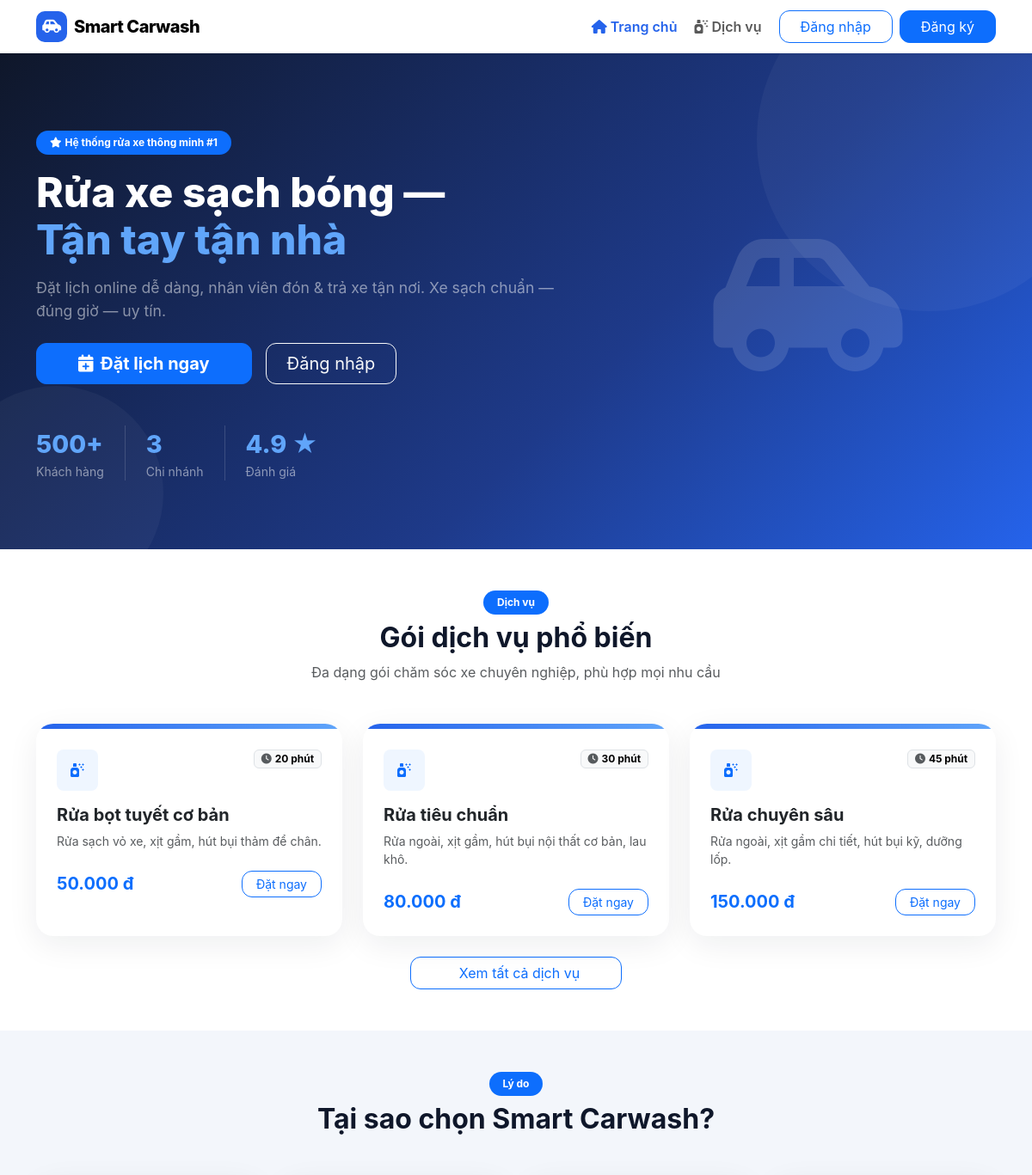
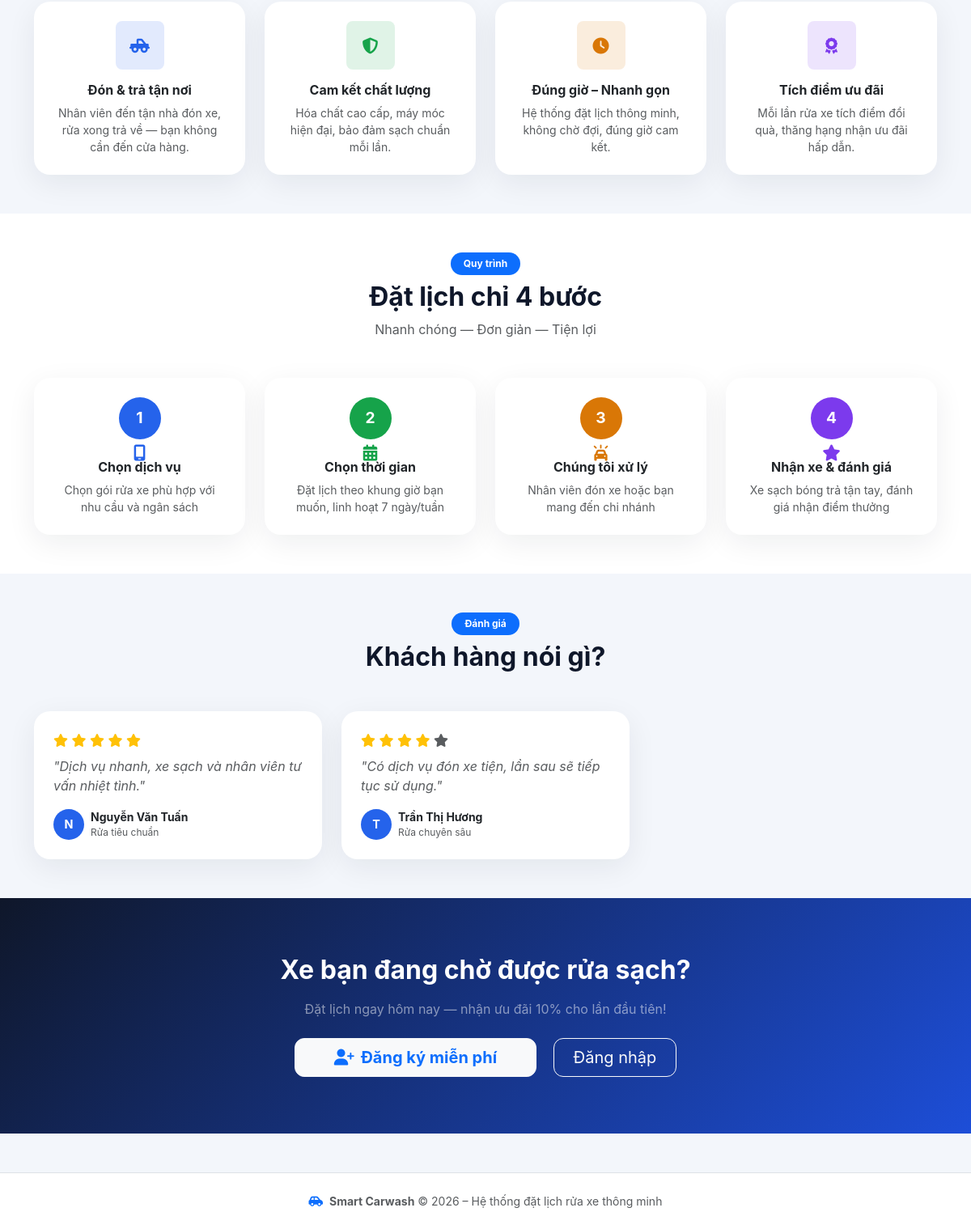
/customer/index.php, run on the app's committed database (2 pictures, top to bottom).
### tables this page shows
CREATE TABLE `services` (
  `id` INT AUTO_INCREMENT PRIMARY KEY,
  `name` VARCHAR(255) NOT NULL,
  `duration` INT NOT NULL COMMENT 'Thời gian xử lý tính theo phút',
  `description` TEXT DEFAULT NULL,
  `price` INT NOT NULL,
  `is_active` TINYINT(1) NOT NULL DEFAULT 1,
  `created_at` DATETIME DEFAULT CURRENT_TIMESTAMP,
  `updated_at` DATETIME DEFAULT CURRENT_TIMESTAMP ON UPDATE CURRENT_TIMESTAMP,
  INDEX `idx_services_active` (`is_active`)
);

CREATE TABLE `feedbacks` (
  `id` INT AUTO_INCREMENT PRIMARY KEY,
  `order_id` INT NOT NULL,
  `rating` INT NOT NULL CHECK (`rating` BETWEEN 1 AND 5),
  `content` TEXT DEFAULT NULL,
  `created_at` DATETIME DEFAULT CURRENT_TIMESTAMP,
  CONSTRAINT `fk_feedbacks_orders` FOREIGN KEY (`order_id`) REFERENCES `orders` (`id`) ON DELETE CASCADE
);

CREATE TABLE `users` (
  `id` INT AUTO_INCREMENT PRIMARY KEY,
  `email` VARCHAR(150) UNIQUE NOT NULL,
  `hashed_password` VARCHAR(255) NOT NULL,
  `name` VARCHAR(100) NOT NULL,
  `branch_id` INT DEFAULT NULL,
  `role` ENUM('customer','admin','staff') NOT NULL,
  `phone` VARCHAR(20) DEFAULT NULL,
  `address` TEXT DEFAULT NULL,
  `point` INT DEFAULT 0,
  `rank_id` INT DEFAULT NULL,
  `is_active` TINYINT(1) NOT NULL DEFAULT 1,
  `created_at` DATETIME DEFAULT CURRENT_TIMESTAMP,
  `updated_at` DATETIME DEFAULT CURRENT_TIMESTAMP ON UPDATE CURRENT_TIMESTAMP,
  CONSTRAINT `fk_users_branches` FOREIGN KEY (`branch_id`) REFERENCES `branches` (`id`) ON DELETE SET NULL,
  CONSTRAINT `fk_users_ranks` FOREIGN KEY (`rank_id`) REFERENCES `ranks` (`id`) ON DELETE SET NULL,
  INDEX `idx_users_role` (`role`),
  INDEX `idx_users_phone` (`phone`)
);

### db.php (called while the page is built, shortened)
<?php
function e($value) {
    return htmlspecialchars((string)($value ?? ''), ENT_QUOTES, 'UTF-8');
}
function money($value) {
    return number_format((int)$value, 0, ',', '.') . " đ";
}
function fetch_all($result) {
    return $result->fetch_all(MYSQLI_ASSOC);
}
function current_customer() {
    return $_SESSION['customer'] ?? null;
}
?>

### customer/index.php (the view, shortened to what this page needs)
<?php
require_once __DIR__ . '/../db.php';
$featuredServices = fetch_all($conn->query(
    "SELECT * FROM services WHERE is_active = 1 ORDER BY price ASC LIMIT 3"
));
$feedbacks = fetch_all($conn->query("
    SELECT f.rating, f.content, u.name customer_name, s.name service_name
    FROM feedbacks f
    JOIN orders o ON o.id = f.order_id
    JOIN users u ON u.id = o.customer_id
    LEFT JOIN order_details od ON od.order_id = o.id
    LEFT JOIN services s ON s.id = od.service_id
    ORDER BY f.created_at DESC LIMIT 3
"));
include __DIR__ . '/includes/header.php';
?>
<section style="background:linear-gradient(135deg,#0f172a 0%,#1e3a8a 60%,#2563eb 100%);
                color:#fff;padding:90px 0 80px;position:relative;overflow:hidden">
    <div style="position:absolute;width:400px;height:400px;border-radius:50%;
                background:rgba(255,255,255,.04);top:-100px;right:-80px"></div>
    <div style="position:absolute;width:250px;height:250px;border-radius:50%;
                background:rgba(255,255,255,.04);bottom:-60px;left:-60px"></div>
    <div class="container position-relative">
        <div class="row align-items-center g-5">
            <div class="col-lg-7">
                <span class="badge text-bg-primary px-3 py-2 mb-3 rounded-pill">
                    <i class="fa-solid fa-star me-1"></i>Hệ thống rửa xe thông minh #1
                </span>
                <h1 style="font-size:3rem;font-weight:800;line-height:1.15">
                    Rửa xe sạch bóng —<br>
                    <span style="color:#60a5fa">Tận tay tận nhà</span>
                </h1>
                <p class="text-white-50 mt-3 mb-4" style="font-size:1.1rem">
                    Đặt lịch online dễ dàng, nhân viên đón &amp; trả xe tận nơi.
                    Xe sạch chuẩn — đúng giờ — uy tín.
                </p>
                <div class="d-flex gap-3 flex-wrap">
                    <?php if ($customer): ?>
                        <a href="<?= BASE_URL ?>/customer/booking.php"
                           class="btn btn-primary btn-lg px-5 fw-bold">
                            <i class="fa-solid fa-calendar-plus me-2"></i>Đặt lịch ngay
                        </a>
                    <?php else: ?>
                        <a href="<?= BASE_URL ?>/customer/auth/register.php"
                           class="btn btn-primary btn-lg px-5 fw-bold">
                            <i class="fa-solid fa-calendar-plus me-2"></i>Đặt lịch ngay
                        </a>
                        <a href="<?= BASE_URL ?>/customer/auth/login.php"
                           class="btn btn-outline-light btn-lg px-4">
                            Đăng nhập
                        </a>
                    <?php endif; ?>
                </div>
                <div class="d-flex gap-4 mt-5 flex-wrap">
                    <div>
                        <div style="font-size:1.8rem;font-weight:800;color:#60a5fa">500+</div>
                        <div class="text-white-50 small">Khách hàng</div>
                    </div>
                    <div style="border-left:1px solid rgba(255,255,255,.15);padding-left:1.5rem">
                        <div style="font-size:1.8rem;font-weight:800;color:#60a5fa">3</div>
                        <div class="text-white-50 small">Chi nhánh</div>
                    </div>
                    <div style="border-left:1px solid rgba(255,255,255,.15);padding-left:1.5rem">
                        <div style="font-size:1.8rem;font-weight:800;color:#60a5fa">4.9 ★</div>
                        <div class="text-white-50 small">Đánh giá</div>
                    </div>
                </div>
            </div>
            <div class="col-lg-5 text-center d-none d-lg-flex align-items-center justify-content-center">
                <div style="font-size:11rem;opacity:.12;line-height:1">
                    <i class="fa-solid fa-car-side"></i>
                </div>
            </div>
        </div>
    </div>
</section>
<section class="py-5 bg-white">
    <div class="container">
        <div class="text-center mb-5">
            <span class="badge text-bg-primary rounded-pill px-3 py-2 mb-2">Dịch vụ</span>
            <h2 class="fw-bold">Gói dịch vụ phổ biến</h2>
            <p class="text-muted">Đa dạng gói chăm sóc xe chuyên nghiệp, phù hợp mọi nhu cầu</p>
        </div>
        <div class="row g-4">
            <?php foreach ($featuredServices as $s): ?>
            <div class="col-md-4">
                <div class="card cardx h-100 service-card overflow-hidden">
                    <div style="height:6px;background:linear-gradient(90deg,#2563eb,#60a5fa)"></div>
                    <div class="card-body p-4">
                        <div class="d-flex justify-content-between align-items-start mb-3">
                            <div class="rounded-3 p-2"
                                 style="background:#eff6ff;width:48px;height:48px;
                                        display:flex;align-items:center;justify-content:center">
                                <i class="fa-solid fa-spray-can-sparkles text-primary"></i>
                            </div>
                            <span class="badge text-bg-light border">
                                <i class="fa-solid fa-clock me-1 text-muted"></i><?= (int)$s['duration'] ?> phút
                            </span>
                        </div>
                        <h5 class="fw-bold mb-2"><?= e($s['name']) ?></h5>
                        <p class="text-muted small mb-4"><?= e($s['description']) ?></p>
                        <div class="d-flex justify-content-between align-items-center">
                            <span class="fw-bold fs-5 text-primary"><?= money($s['price']) ?></span>
                            <?php if ($customer): ?>
                                <a href="<?= BASE_URL ?>/customer/booking.php?service=<?= $s['id'] ?>"
                                   class="btn btn-primary btn-sm px-3">Đặt ngay</a>
                            <?php else: ?>
                                <a href="<?= BASE_URL ?>/customer/auth/login.php"
                                   class="btn btn-outline-primary btn-sm px-3">Đặt ngay</a>
                            <?php endif; ?>
                        </div>
                    </div>
                </div>
            </div>
            <?php endforeach; ?>
        </div>
        <div class="text-center mt-4">
            <a href="<?= BASE_URL ?>/customer/services.php" class="btn btn-outline-primary px-5">
                <i class="fa-solid fa-grid me-2"></i>Xem tất cả dịch vụ
            </a>
        </div>
    </div>
</section>
<section class="py-5" style="background:#f3f6fb">
    <div class="container">
        <div class="text-center mb-5">
            <span class="badge text-bg-primary rounded-pill px-3 py-2 mb-2">Lý do</span>
            <h2 class="fw-bold">Tại sao chọn Smart Carwash?</h2>
        </div>
        <div class="row g-4 text-center">
            <?php
            $features = [
                ['fa-truck-pickup',  '#2563eb', 'Đón & trả tận nơi',    'Nhân viên đến tận nhà đón xe, rửa xong trả về — bạn không cần đến cửa hàng.'],
                ['fa-shield-halved', '#16a34a', 'Cam kết chất lượng',   'Hóa chất cao cấp, máy móc hiện đại, bảo đảm sạch chuẩn mỗi lần.'],
                ['fa-clock',         '#d97706', 'Đúng giờ – Nhanh gọn', 'Hệ thống đặt lịch thông minh, không chờ đợi, đúng giờ cam kết.'],
                ['fa-award',         '#7c3aed', 'Tích điểm ưu đãi',     'Mỗi lần rửa xe tích điểm đổi quà, thăng hạng nhận ưu đãi hấp dẫn.'],
            ];
            foreach ($features as $f): ?>
            <div class="col-md-3 col-6">
                <div class="card cardx p-4 h-100">
                    <div class="mx-auto mb-3 rounded-3 d-flex align-items-center justify-content-center"
                         style="width:60px;height:60px;background:<?= $f[1] ?>22">
                        <i class="fa-solid <?= $f[0] ?> fa-lg" style="color:<?= $f[1] ?>"></i>
                    </div>
                    <h6 class="fw-bold mb-2"><?= $f[2] ?></h6>
                    <p class="text-muted small mb-0"><?= $f[3] ?></p>
                </div>
            </div>
            <?php endforeach; ?>
        </div>
    </div>
</section>
<section class="py-5 bg-white">
    <div class="container">
        <div class="text-center mb-5">
            <span class="badge text-bg-primary rounded-pill px-3 py-2 mb-2">Quy trình</span>
            <h2 class="fw-bold">Đặt lịch chỉ 4 bước</h2>
            <p class="text-muted">Nhanh chóng — Đơn giản — Tiện lợi</p>
        </div>
        <div class="row g-4 text-center">
            <?php
            $steps = [
                ['1','fa-mobile-screen','#2563eb','Chọn dịch vụ',    'Chọn gói rửa xe phù hợp với nhu cầu và ngân sách'],
                ['2','fa-calendar-days','#16a34a','Chọn thời gian',  'Đặt lịch theo khung giờ bạn muốn, linh hoạt 7 ngày/tuần'],
                ['3','fa-car-on',       '#d97706','Chúng tôi xử lý', 'Nhân viên đón xe hoặc bạn mang đến chi nhánh'],
                ['4','fa-star',         '#7c3aed','Nhận xe & đánh giá','Xe sạch bóng trả tận tay, đánh giá nhận điểm thưởng'],
            ];
            foreach ($steps as $i => $s): ?>
            <div class="col-md-3 col-6">
                <div class="card cardx p-4 h-100">
                    <div class="mx-auto mb-3 rounded-circle d-flex align-items-center justify-content-center fw-bold text-white"
                         style="width:52px;height:52px;background:<?= $s[2] ?>;font-size:1.2rem">
                        <?= $s[0] ?>
                    </div>
                    <i class="fa-solid <?= $s[1] ?> fa-lg mb-2" style="color:<?= $s[2] ?>"></i>
                    <h6 class="fw-bold mb-2"><?= $s[3] ?></h6>
                    <p class="text-muted small mb-0"><?= $s[4] ?></p>
                </div>
            </div>
            <?php endforeach; ?>
        </div>
    </div>
</section>
<?php if (!empty($feedbacks)): ?>
<section class="py-5" style="background:#f3f6fb">
    <div class="container">
        <div class="text-center mb-5">
            <span class="badge text-bg-primary rounded-pill px-3 py-2 mb-2">Đánh giá</span>
            <h2 class="fw-bold">Khách hàng nói gì?</h2>
        </div>
        <div class="row g-4">
            <?php foreach ($feedbacks as $fb): ?>
            <div class="col-md-4">
                <div class="card cardx p-4 h-100">
                    <div class="mb-2">
                        <?php for ($i=1;$i<=5;$i++): ?>
                            <i class="fa-solid fa-star <?= $i<=$fb['rating']?'text-warning':'text-muted' ?>"></i>
                        <?php endfor; ?>
                    </div>
                    <p class="text-muted mb-3 fst-italic">"<?= e($fb['content']) ?>"</p>
                    <div class="mt-auto d-flex align-items-center gap-2">
                        <div class="rounded-circle d-flex align-items-center justify-content-center fw-bold text-white"
                             style="width:38px;height:38px;background:#2563eb;font-size:.9rem;flex-shrink:0">
                            <?= mb_strtoupper(mb_substr($fb['customer_name'],0,1)) ?>
                        </div>
                        <div>
                            <div class="fw-bold small"><?= e($fb['customer_name']) ?></div>
                            <div class="text-muted" style="font-size:.75rem"><?= e($fb['service_name']) ?></div>
                        </div>
                    </div>
                </div>
            </div>
            <?php endforeach; ?>
        </div>
    </div>
</section>
<?php endif; ?>
<section style="background:linear-gradient(135deg,#0f172a,#1d4ed8);color:#fff;padding:70px 0">
    <div class="container text-center">
        <h2 class="fw-bold mb-3">Xe bạn đang chờ được rửa sạch?</h2>
        <p class="text-white-50 mb-4">Đặt lịch ngay hôm nay — nhận ưu đãi 10% cho lần đầu tiên!</p>
        <?php if ($customer): ?>
            <a href="<?= BASE_URL ?>/customer/booking.php"
               class="btn btn-light btn-lg px-5 fw-bold text-primary">
                <i class="fa-solid fa-calendar-plus me-2"></i>Đặt lịch ngay
            </a>
        <?php else: ?>
            <a href="<?= BASE_URL ?>/customer/auth/register.php"
               class="btn btn-light btn-lg px-5 fw-bold text-primary me-3">
                <i class="fa-solid fa-user-plus me-2"></i>Đăng ký miễn phí
            </a>
            <a href="<?= BASE_URL ?>/customer/auth/login.php"
               class="btn btn-outline-light btn-lg px-4">Đăng nhập</a>
        <?php endif; ?>
    </div>
</section>
<?php include __DIR__ . '/includes/footer.php'; ?>

### data on the page
services: duration "20", name "Rửa bọt tuyết cơ bản", description "Rửa sạch vỏ xe, xịt gầm, hút bụi thảm để chân.", price "50.000 đ"
services: duration "30", name "Rửa tiêu chuẩn", description "Rửa ngoài, xịt gầm, hút bụi nội thất cơ bản, lau khô.", price "80.000 đ"
services: duration "45", name "Rửa chuyên sâu", description "Rửa ngoài, xịt gầm chi tiết, hút bụi kỹ, dưỡng lốp.", price "150.000 đ"
feedbacks: rating 5 (drawn), content "Dịch vụ nhanh, xe sạch và nhân viên tư vấn nhiệt tình.", users.name "N", users.name "Nguyễn Văn Tuấn", services.name "Rửa tiêu chuẩn"
feedbacks: rating 4 (drawn), content "Có dịch vụ đón xe tiện, lần sau sẽ tiếp tục sử dụng.", users.name "T", users.name "Trần Thị Hương", services.name "Rửa chuyên sâu"

### other printed values
$f[2] "Đón & trả tận nơi"
$f[3] "Nhân viên đến tận nhà đón xe, rửa xong trả về — bạn không cần đến cửa hàng."
$f[2] "Cam kết chất lượng"
$f[3] "Hóa chất cao cấp, máy móc hiện đại, bảo đảm sạch chuẩn mỗi lần."
$f[2] "Đúng giờ – Nhanh gọn"
$f[3] "Hệ thống đặt lịch thông minh, không chờ đợi, đúng giờ cam kết."
$f[2] "Tích điểm ưu đãi"
$f[3] "Mỗi lần rửa xe tích điểm đổi quà, thăng hạng nhận ưu đãi hấp dẫn."
$s[0] "1"
$s[3] "Chọn dịch vụ"
$s[4] "Chọn gói rửa xe phù hợp với nhu cầu và ngân sách"
$s[0] "2"
$s[3] "Chọn thời gian"
$s[4] "Đặt lịch theo khung giờ bạn muốn, linh hoạt 7 ngày/tuần"
$s[0] "3"
